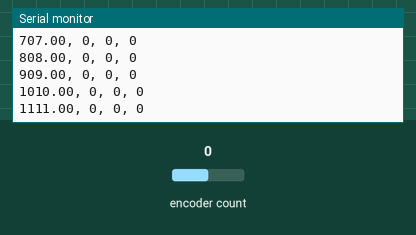
A sketch run on a simulated Arduino Uno, built with avr-gcc and run on an emulated ATmega328P. On the bench: the last lines printed to the serial monitor. The test bench sets the inputs (shaded band); at power-on: encoder count 0.

Above: at 1.2 s.
1.3 s: encoder count set to 1
At 1.32 s:
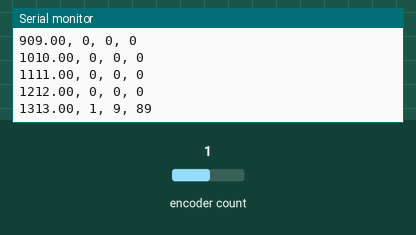
2.8 s: encoder count set to 2
At 2.83 s:
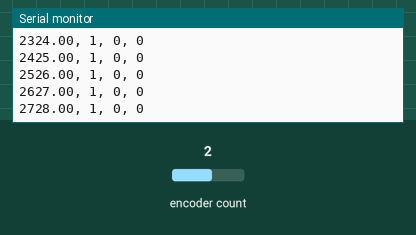
Timing chart, 0 to 5.8 s (numbered marks = the images above; inputs shaded):
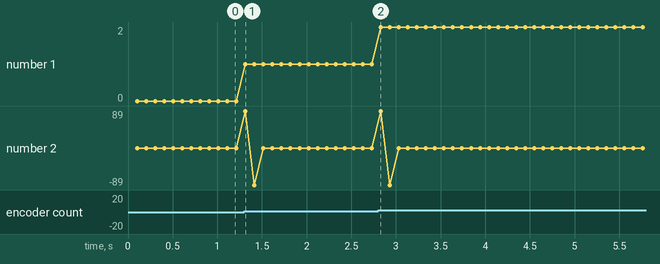

Measured:
- after the input at 1.3 s, the serial monitor: prints a new line at once (image 1)
- plotted number 1: 0 → 1 after the input at 1.3 s

The sketch:

OpticalEncoderProof2.ino
```cpp
//Need the encoder library created by Paul Stoffregen
//Use 5V power supply. I had problems with anything above that

#define ENCODER_OPTIMIZE_INTERRUPTS
#include <Encoder.h>
#include <TimeLib.h>
// Change these pin numbers to the pins connected to your encoder.
//   Best Performance: both pins have interrupt capability
//   Good Performance: only the first pin has interrupt capability
//   Low Performance:  neither pin has interrupt capability
double time1 = 0;
double time2 = 0;
long prevPosition = 0;
long prevVelocity = 0;
long curPosition = 0;
long curVelocity = 0;
long curAcceleration = 0;
long counter = 0;
long projectedDeltaTime = 100;

//You have to use these pins on the arduino. These are the interrupt pins
Encoder knobLeft(19, 20);
void setup() {
  Serial.begin(9600);
  Serial.println("Encoder Test");
  time1 = millis();
  time2 = time1;
}
long positionLeft  = 0;
void loop() {

  counter = counter + 1;
  time1 = millis();
  //Serial.println(counter);
  if (time1-time2>projectedDeltaTime){
    //The actual degree calculation needs some work. 4 is about correct, but I dont know why it is
    curPosition = knobLeft.read()/4;
    curVelocity = (curPosition-prevPosition)/((time1-time2)/1000);
    curAcceleration = (curVelocity-prevVelocity)/((time1-time2)/1000);
    //Serial.print("Position: ");
    Serial.print(time1);
    Serial.print(", ");
    Serial.print(curPosition);
    Serial.print(", ");
    //Serial.print("Velocity: ");
    Serial.print(curVelocity);
    Serial.print(", ");
    //Serial.print("Acceleration: ");
    Serial.println(curAcceleration);

    /*
    Serial.print("Sample rate is: ");
    Serial.print(counter/((time1-time2)/1000));
    Serial.println(" hz.");
    */
    time2=time1;
    prevPosition = curPosition;
    prevVelocity = curVelocity;

    counter = 0;
  }

}
```
